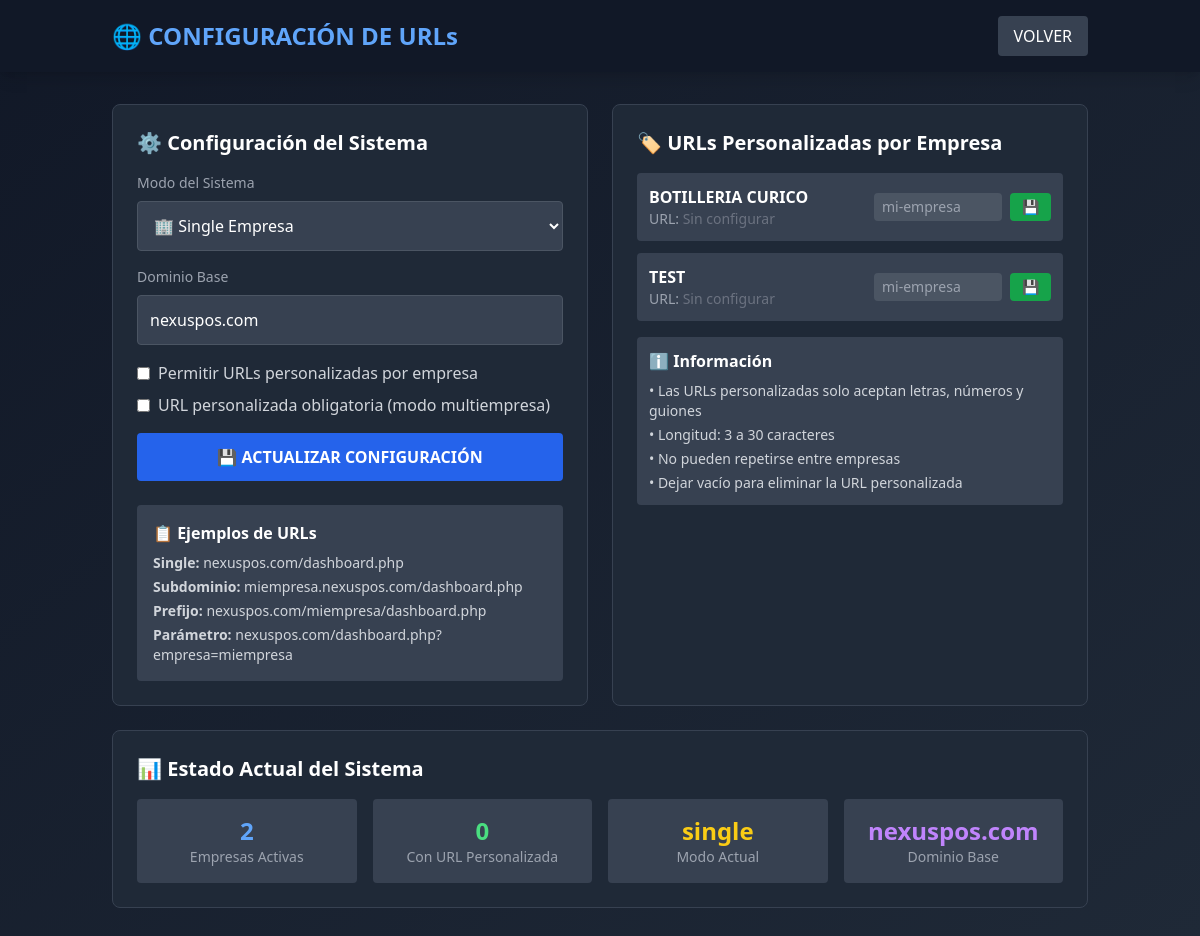
The app's page /configuracion_urls.php (signed in) with its own data.
### tables this page shows
CREATE TABLE IF NOT EXISTS sistema_config (
    id INT PRIMARY KEY,
    modo VARCHAR(50) DEFAULT 'single',
    dominio_base VARCHAR(255) DEFAULT 'nexuspos.com',
    permitir_urls_personalizadas BOOLEAN DEFAULT FALSE,
    url_personalizada_obligatoria BOOLEAN DEFAULT FALSE,
    actualizado_en TIMESTAMP DEFAULT CURRENT_TIMESTAMP ON UPDATE CURRENT_TIMESTAMP
);

CREATE TABLE `empresas` (
  `id` int(11) NOT NULL AUTO_INCREMENT,
  `nombre` varchar(100) NOT NULL,
  `cuit` varchar(20) DEFAULT NULL,
  `email` varchar(100) DEFAULT NULL,
  `url_personalizada` varchar(50) DEFAULT NULL,
  `activo` tinyint(1) DEFAULT 1,
  PRIMARY KEY (`id`)
);

### lib/url_manager.php (called while the page is built, shortened)
<?php
class URLManager {
    private $db;
    private $config;
    public function __construct($db) {
        $this->db = $db;
        $this->config = $this->loadConfig();
    }
    private function loadConfig() {
        $config = [
            'modo' => 'single',
            'dominio_base' => 'nexuspos.com',
            'permitir_urls_personalizadas' => false,
            'url_personalizada_obligatoria' => false
        ];
        try {
            $stmt = $this->db->prepare("SELECT modo, dominio_base, permitir_urls_personalizadas, url_personalizada_obligatoria FROM sistema_config WHERE id = 1");
            $stmt->execute();
            $db_config = $stmt->fetch(PDO::FETCH_ASSOC);
            if ($db_config) {
                $config = array_merge($config, $db_config);
            }
        } catch (Exception $e) {
        }
        return $config;
    }
    public function getConfig() {
        return $this->config;
    }
}

### config.php (called while the page is built, shortened)
<?php
function getDB() {
    try {
        $pdo = new PDO("mysql:host=".DB_HOST.";dbname=".DB_NAME.";charset=utf8mb4", DB_USER, DB_PASS);
        $pdo->setAttribute(PDO::ATTR_ERRMODE, PDO::ERRMODE_EXCEPTION);
        $pdo->setAttribute(PDO::ATTR_DEFAULT_FETCH_MODE, PDO::FETCH_ASSOC);
        return $pdo;
    } catch(PDOException $e) {
        die("Error de conexión: " . $e->getMessage());
    }
}
function query($sql, $params = []) {
    $db = getDB();
    $stmt = $db->prepare($sql);
    $stmt->execute($params);
    return $stmt;
}
if (file_exists(__DIR__ . '/lib/url_manager.php')) {
    require_once __DIR__ . '/lib/url_manager.php';
}
function fetchAll($sql, $params = []) {
    $stmt = query($sql, $params);
    return $stmt->fetchAll();
}

### configuracion_urls.php (the view, shortened to what this page needs)
<?php
require_once 'config.php';
$db = getDB();
$url_manager = new URLManager($db);
$config = $url_manager->getConfig();
$empresas = fetchAll("SELECT id, nombre, url_personalizada FROM empresas WHERE activo = 1 ORDER BY nombre");
?>
<!DOCTYPE html>
<html lang="es">
<head>
    <script src="https://cdn.tailwindcss.com"></script>
</head>
<body class="min-h-screen bg-gradient-to-br from-gray-900 to-gray-800 text-gray-100">
    <header class="bg-gray-900 shadow-lg">
        <div class="container mx-auto px-6 py-4 flex justify-between items-center">
            <h1 class="text-2xl font-bold text-blue-400">🌐 CONFIGURACIÓN DE URLs</h1>
            <a href="dashboard.php" class="bg-gray-700 hover:bg-gray-600 text-white px-4 py-2 rounded">VOLVER</a>
        </div>
    </header>
    <main class="container mx-auto px-6 py-8">
        <div class="grid grid-cols-1 lg:grid-cols-2 gap-6">
            <div class="bg-gray-800 rounded-lg border border-gray-700 p-6">
                <h2 class="text-xl font-bold text-white mb-4">⚙️ Configuración del Sistema</h2>
                <form method="POST" class="space-y-4">
                    <div>
                        <label class="block text-gray-400 text-sm mb-2">Modo del Sistema</label>
                        <select name="modo" class="w-full bg-gray-700 text-white p-3 rounded border border-gray-600">
                            <option value="single" <?= $config['modo'] === 'single' ? 'selected' : '' ?>>🏢 Single Empresa</option>
                        </select>
                    </div>
                    <div>
                        <label class="block text-gray-400 text-sm mb-2">Dominio Base</label>
                        <input type="text" name="dominio_base" value="<?= htmlspecialchars($config['dominio_base']) ?>"
                               class="w-full bg-gray-700 text-white p-3 rounded border border-gray-600"
                               placeholder="nexuspos.com">
                    </div>
                    <div class="space-y-2">
                        <label class="flex items-center">
                            <input type="checkbox" name="permitir_urls_personalizadas"
                                   <?= $config['permitir_urls_personalizadas'] ? 'checked' : '' ?>
                                   class="mr-2">
                            <span class="text-gray-300">Permitir URLs personalizadas por empresa</span>
                        </label>
                        <label class="flex items-center">
                            <input type="checkbox" name="url_personalizada_obligatoria"
                                   <?= $config['url_personalizada_obligatoria'] ? 'checked' : '' ?>
                                   class="mr-2">
                            <span class="text-gray-300">URL personalizada obligatoria (modo multiempresa)</span>
                        </label>
                    </div>
                    <button type="submit" class="w-full bg-blue-600 hover:bg-blue-700 text-white font-bold py-3 rounded">
                        💾 ACTUALIZAR CONFIGURACIÓN
                    </button>
                </form>
                <div class="mt-6 bg-gray-700 p-4 rounded">
                    <h3 class="text-white font-bold mb-2">📋 Ejemplos de URLs</h3>
                    <div class="text-sm text-gray-300 space-y-1">
                        <div><strong>Single:</strong> <?= $config['dominio_base'] ?>/dashboard.php</div>
                        <div><strong>Subdominio:</strong> miempresa.<?= $config['dominio_base'] ?>/dashboard.php</div>
                        <div><strong>Prefijo:</strong> <?= $config['dominio_base'] ?>/miempresa/dashboard.php</div>
                        <div><strong>Parámetro:</strong> <?= $config['dominio_base'] ?>/dashboard.php?empresa=miempresa</div>
                    </div>
                </div>
            </div>
            <div class="bg-gray-800 rounded-lg border border-gray-700 p-6">
                <h2 class="text-xl font-bold text-white mb-4">🏷️ URLs Personalizadas por Empresa</h2>
                <div class="space-y-3 max-h-96 overflow-y-auto">
                    <?php foreach ($empresas as $empresa): ?>
                        <form method="POST" class="bg-gray-700 p-3 rounded">
                            <div class="flex items-center justify-between">
                                <div class="flex-1">
                                    <div class="text-white font-bold"><?= htmlspecialchars($empresa['nombre']) ?></div>
                                    <div class="text-sm text-gray-400">
                                        URL:
                                        <?php if ($empresa['url_personalizada']): ?>
                                            <span class="text-green-400"><?= htmlspecialchars($empresa['url_personalizada']) ?></span>
                                        <?php else: ?>
                                            <span class="text-gray-500">Sin configurar</span>
                                        <?php endif; ?>
                                    </div>
                                </div>
                                <div class="flex items-center space-x-2">
                                    <input type="text" name="url_personalizada"
                                           value="<?= htmlspecialchars($empresa['url_personalizada'] ?? '') ?>"
                                           placeholder="mi-empresa"
                                           class="bg-gray-600 text-white px-2 py-1 rounded text-sm w-32">
                                    <button type="submit" class="bg-green-600 hover:bg-green-700 text-white px-3 py-1 rounded text-sm">
                                        💾
                                    </button>
                                </div>
                            </div>
                        </form>
                    <?php endforeach; ?>
                </div>
                <div class="mt-4 bg-gray-700 p-3 rounded">
                    <h3 class="text-white font-bold mb-2">ℹ️ Información</h3>
                    <ul class="text-sm text-gray-300 space-y-1">
                        <li>• Las URLs personalizadas solo aceptan letras, números y guiones</li>
                        <li>• Longitud: 3 a 30 caracteres</li>
                        <li>• No pueden repetirse entre empresas</li>
                        <li>• Dejar vacío para eliminar la URL personalizada</li>
                    </ul>
                </div>
            </div>
        </div>
        <div class="mt-6 bg-gray-800 rounded-lg border border-gray-700 p-6">
            <h2 class="text-xl font-bold text-white mb-4">📊 Estado Actual del Sistema</h2>
            <div class="grid grid-cols-1 md:grid-cols-4 gap-4">
                <div class="bg-gray-700 p-4 rounded text-center">
                    <div class="text-2xl font-bold text-blue-400"><?= count($empresas) ?></div>
                    <div class="text-gray-400 text-sm">Empresas Activas</div>
                </div>
                <div class="bg-gray-700 p-4 rounded text-center">
                    <div class="text-2xl font-bold text-green-400"><?= count(array_filter($empresas, fn($e) => $e['url_personalizada'])) ?></div>
                    <div class="text-gray-400 text-sm">Con URL Personalizada</div>
                </div>
                <div class="bg-gray-700 p-4 rounded text-center">
                    <div class="text-2xl font-bold text-yellow-400"><?= $config['modo'] ?></div>
                    <div class="text-gray-400 text-sm">Modo Actual</div>
                </div>
                <div class="bg-gray-700 p-4 rounded text-center">
                    <div class="text-2xl font-bold text-purple-400"><?= $config['dominio_base'] ?></div>
                    <div class="text-gray-400 text-sm">Dominio Base</div>
                </div>
            </div>
        </div>
    </main>
</body>
</html>

### records on screen
sistema_config: modo "🏢 Single Empresa", dominio_base "nexuspos.com", modo "single"
empresas: nombre "BOTILLERIA CURICO", shows "Sin configurar"
empresas: nombre "TEST", shows "Sin configurar"

### other values on screen
count($empresas) "2"
count(array_filter($empresas, fn($e) => $e['url_personalizada'])) "0"
